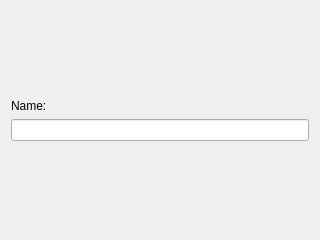
<?xml version="1.0" encoding="UTF-8"?>
<ui version="4.0">
 <class>NamePage</class>
 <widget class="QWizardPage" name="NamePage">
  <property name="geometry">
   <rect>
    <x>0</x>
    <y>0</y>
    <width>320</width>
    <height>240</height>
   </rect>
  </property>
  <property name="windowTitle">
   <string>WizardPage</string>
  </property>
  <layout class="QVBoxLayout" name="verticalLayout">
   <item>
    <spacer name="verticalSpacer">
     <property name="orientation">
      <enum>Qt::Vertical</enum>
     </property>
     <property name="sizeHint" stdset="0">
      <size>
       <width>20</width>
       <height>40</height>
      </size>
     </property>
    </spacer>
   </item>
   <item>
    <widget class="QLabel" name="nameLabel">
     <property name="text">
      <string>Name:</string>
     </property>
    </widget>
   </item>
   <item>
    <widget class="QLineEdit" name="nameEdit"/>
   </item>
   <item>
    <spacer name="verticalSpacer_2">
     <property name="orientation">
      <enum>Qt::Vertical</enum>
     </property>
     <property name="sizeHint" stdset="0">
      <size>
       <width>20</width>
       <height>40</height>
      </size>
     </property>
    </spacer>
   </item>
  </layout>
 </widget>
 <resources/>
 <connections/>
</ui>
